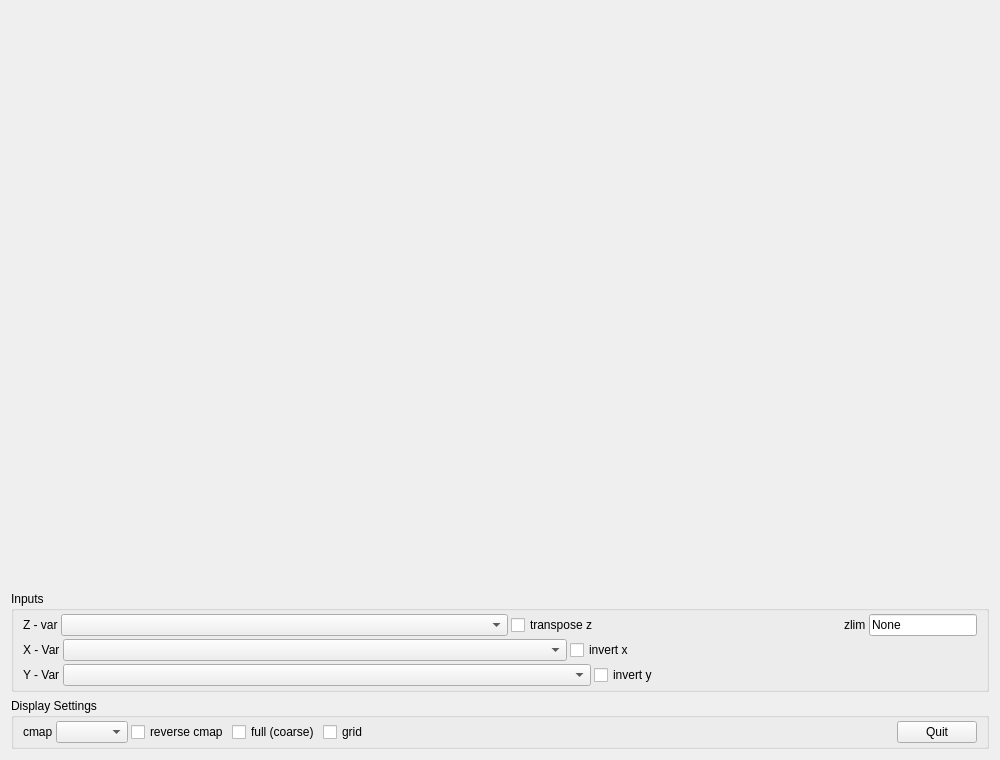
<?xml version="1.0" encoding="UTF-8"?>
<ui version="4.0">
 <class>widget_ContourPanel</class>
 <widget class="QWidget" name="widget_ContourPanel">
  <property name="geometry">
   <rect>
    <x>0</x>
    <y>0</y>
    <width>1000</width>
    <height>760</height>
   </rect>
  </property>
  <layout class="QVBoxLayout" name="mainLayout">
   <item>
    <widget class="QWidget" name="widget_plotHost" native="true">
     <property name="sizePolicy">
      <sizepolicy hsizetype="Expanding" vsizetype="Expanding">
       <horstretch>0</horstretch>
       <verstretch>1</verstretch>
      </sizepolicy>
     </property>
     <property name="minimumSize">
      <size>
       <width>0</width>
       <height>260</height>
      </size>
     </property>
     <layout class="QVBoxLayout" name="plotLayout">
      <property name="leftMargin">
       <number>0</number>
      </property>
      <property name="topMargin">
       <number>0</number>
      </property>
      <property name="rightMargin">
       <number>0</number>
      </property>
      <property name="bottomMargin">
       <number>0</number>
      </property>
     </layout>
    </widget>
   </item>
   <item>
    <layout class="QHBoxLayout" name="horizontalLayout_status">
     <item>
      <widget class="QLabel" name="label_cursor">
       <property name="toolTip">
        <string>Value under the mouse</string>
       </property>
       <property name="text">
        <string/>
       </property>
      </widget>
     </item>
     <item>
      <spacer name="horizontalSpacer_status">
       <property name="orientation">
        <enum>Qt::Orientation::Horizontal</enum>
       </property>
       <property name="sizeHint" stdset="0">
        <size>
         <width>40</width>
         <height>20</height>
        </size>
       </property>
      </spacer>
     </item>
    </layout>
   </item>
   <item>
    <widget class="QGroupBox" name="groupBox_inputs">
     <property name="title">
      <string>Inputs</string>
     </property>
     <layout class="QVBoxLayout" name="verticalLayout">
      <property name="spacing">
       <number>3</number>
      </property>
      <property name="topMargin">
       <number>3</number>
      </property>
      <property name="bottomMargin">
       <number>3</number>
      </property>
      <item>
       <layout class="QHBoxLayout" name="horizontalLayout_z">
        <item>
         <widget class="QLabel" name="label_z">
          <property name="text">
           <string>Z - var</string>
          </property>
         </widget>
        </item>
        <item>
         <widget class="QComboBox" name="comboBox_z">
          <property name="sizePolicy">
           <sizepolicy hsizetype="Expanding" vsizetype="Fixed">
            <horstretch>1</horstretch>
            <verstretch>0</verstretch>
           </sizepolicy>
          </property>
          <property name="toolTip">
           <string>Choose the plotted variable</string>
          </property>
          <property name="sizeAdjustPolicy">
           <enum>QComboBox::SizeAdjustPolicy::AdjustToContents</enum>
          </property>
         </widget>
        </item>
        <item>
         <widget class="QCheckBox" name="checkBox_transposeZ">
          <property name="toolTip">
           <string>Transpose the matrix</string>
          </property>
          <property name="text">
           <string>transpose z</string>
          </property>
         </widget>
        </item>
        <item>
         <spacer name="horizontalSpacer_zControls">
          <property name="orientation">
           <enum>Qt::Orientation::Horizontal</enum>
          </property>
          <property name="sizeHint" stdset="0">
           <size>
            <width>40</width>
            <height>20</height>
           </size>
          </property>
         </spacer>
        </item>
        <item>
         <widget class="QWidget" name="widget_zDimensionsHost" native="true">
          <property name="minimumSize">
           <size>
            <width>200</width>
            <height>0</height>
           </size>
          </property>
          <layout class="QVBoxLayout" name="zDimensionsLayout">
           <property name="leftMargin">
            <number>0</number>
           </property>
           <property name="topMargin">
            <number>0</number>
           </property>
           <property name="rightMargin">
            <number>0</number>
           </property>
           <property name="bottomMargin">
            <number>0</number>
           </property>
          </layout>
         </widget>
        </item>
        <item>
         <widget class="QLabel" name="label_zlim">
          <property name="text">
           <string>zlim</string>
          </property>
         </widget>
        </item>
        <item>
         <widget class="QLineEdit" name="lineEdit_zlim">
          <property name="maximumSize">
           <size>
            <width>110</width>
            <height>16777215</height>
           </size>
          </property>
          <property name="text">
           <string>None</string>
          </property>
         </widget>
        </item>
       </layout>
      </item>
      <item>
       <layout class="QHBoxLayout" name="horizontalLayout_x">
        <item>
         <widget class="QLabel" name="label_x">
          <property name="text">
           <string>X - Var</string>
          </property>
         </widget>
        </item>
        <item>
         <widget class="QComboBox" name="comboBox_x">
          <property name="sizePolicy">
           <sizepolicy hsizetype="Expanding" vsizetype="Fixed">
            <horstretch>1</horstretch>
            <verstretch>0</verstretch>
           </sizepolicy>
          </property>
          <property name="toolTip">
           <string>Choose the x-axis variable. Empty uses the index.</string>
          </property>
          <property name="sizeAdjustPolicy">
           <enum>QComboBox::SizeAdjustPolicy::AdjustToContents</enum>
          </property>
         </widget>
        </item>
        <item>
         <widget class="QCheckBox" name="checkBox_invX">
          <property name="toolTip">
           <string>Invert the x-axis</string>
          </property>
          <property name="text">
           <string>invert x</string>
          </property>
         </widget>
        </item>
        <item>
         <spacer name="horizontalSpacer_x">
          <property name="orientation">
           <enum>Qt::Orientation::Horizontal</enum>
          </property>
          <property name="sizeHint" stdset="0">
           <size>
            <width>40</width>
            <height>20</height>
           </size>
          </property>
         </spacer>
        </item>
        <item>
         <widget class="QWidget" name="widget_xDimensionsHost" native="true">
          <property name="minimumSize">
           <size>
            <width>300</width>
            <height>0</height>
           </size>
          </property>
          <layout class="QVBoxLayout" name="xDimensionsLayout">
           <property name="leftMargin">
            <number>0</number>
           </property>
           <property name="topMargin">
            <number>0</number>
           </property>
           <property name="rightMargin">
            <number>0</number>
           </property>
           <property name="bottomMargin">
            <number>0</number>
           </property>
          </layout>
         </widget>
        </item>
       </layout>
      </item>
      <item>
       <layout class="QHBoxLayout" name="horizontalLayout_y">
        <property name="topMargin">
         <number>0</number>
        </property>
        <item>
         <widget class="QLabel" name="label_y">
          <property name="text">
           <string>Y - Var</string>
          </property>
         </widget>
        </item>
        <item>
         <widget class="QComboBox" name="comboBox_y">
          <property name="sizePolicy">
           <sizepolicy hsizetype="Expanding" vsizetype="Fixed">
            <horstretch>1</horstretch>
            <verstretch>0</verstretch>
           </sizepolicy>
          </property>
          <property name="toolTip">
           <string>Choose the y-axis variable. Empty uses the index.</string>
          </property>
          <property name="sizeAdjustPolicy">
           <enum>QComboBox::SizeAdjustPolicy::AdjustToContents</enum>
          </property>
         </widget>
        </item>
        <item>
         <widget class="QCheckBox" name="checkBox_invY">
          <property name="toolTip">
           <string>Invert the y-axis</string>
          </property>
          <property name="text">
           <string>invert y</string>
          </property>
         </widget>
        </item>
        <item>
         <spacer name="horizontalSpacer_y">
          <property name="orientation">
           <enum>Qt::Orientation::Horizontal</enum>
          </property>
          <property name="sizeType">
           <enum>QSizePolicy::Policy::Fixed</enum>
          </property>
          <property name="sizeHint" stdset="0">
           <size>
            <width>16</width>
            <height>20</height>
           </size>
          </property>
         </spacer>
        </item>
        <item>
         <widget class="QWidget" name="widget_yDimensionsHost" native="true">
          <property name="minimumSize">
           <size>
            <width>300</width>
            <height>0</height>
           </size>
          </property>
          <layout class="QVBoxLayout" name="yDimensionsLayout">
           <property name="leftMargin">
            <number>0</number>
           </property>
           <property name="topMargin">
            <number>0</number>
           </property>
           <property name="rightMargin">
            <number>0</number>
           </property>
           <property name="bottomMargin">
            <number>0</number>
           </property>
          </layout>
         </widget>
        </item>
       </layout>
      </item>
     </layout>
    </widget>
   </item>
   <item>
    <widget class="QGroupBox" name="groupBox_displaySettings">
     <property name="title">
      <string>Display Settings</string>
     </property>
     <layout class="QVBoxLayout" name="verticalLayout_2">
      <property name="spacing">
       <number>3</number>
      </property>
      <property name="topMargin">
       <number>3</number>
      </property>
      <property name="bottomMargin">
       <number>3</number>
      </property>
      <item>
       <layout class="QHBoxLayout" name="horizontalLayout_displayOptions">
        <item>
         <widget class="QLabel" name="label_cmap">
          <property name="toolTip">
           <string>Color map</string>
          </property>
          <property name="text">
           <string>cmap</string>
          </property>
         </widget>
        </item>
        <item>
         <widget class="QComboBox" name="comboBox_cmap">
          <property name="toolTip">
           <string>Choose the colormap</string>
          </property>
          <property name="sizeAdjustPolicy">
           <enum>QComboBox::SizeAdjustPolicy::AdjustToContents</enum>
          </property>
         </widget>
        </item>
        <item>
         <widget class="QCheckBox" name="checkBox_revCmap">
          <property name="toolTip">
           <string>Reverse color map</string>
          </property>
          <property name="text">
           <string>reverse cmap</string>
          </property>
         </widget>
        </item>
        <item>
         <widget class="QCheckBox" name="checkBox_fullCoarse">
          <property name="toolTip">
           <string>Show the whole variable at reduced resolution. Unticked, it loads at full resolution - all at once if it fits in memory, otherwise in chunks you move through with the scroll bars.</string>
          </property>
          <property name="text">
           <string>full (coarse)</string>
          </property>
         </widget>
        </item>
        <item>
         <widget class="QCheckBox" name="checkBox_grid">
          <property name="toolTip">
           <string>Show grids</string>
          </property>
          <property name="text">
           <string>grid</string>
          </property>
         </widget>
        </item>
        <item>
         <spacer name="optionsSpacer">
          <property name="orientation">
           <enum>Qt::Orientation::Horizontal</enum>
          </property>
          <property name="sizeHint" stdset="0">
           <size>
            <width>40</width>
            <height>20</height>
           </size>
          </property>
         </spacer>
        </item>
        <item>
         <widget class="QPushButton" name="pushButton_quit">
          <property name="text">
           <string>Quit</string>
          </property>
         </widget>
        </item>
       </layout>
      </item>
     </layout>
    </widget>
   </item>
  </layout>
 </widget>
 <resources/>
 <connections/>
</ui>
